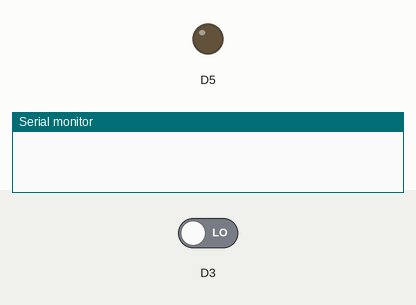
This sketch was run on a simulated ESP8266 (NodeMCU). Shown: output pins drawn as LEDs (lit = HIGH), the last lines printed to the serial monitor. Inputs (shaded band) come from the test bench; at power-on: D3 LOW.

Above: at 1.2 s.
1.3 s: D3 driven HIGH
At 2.8 s:
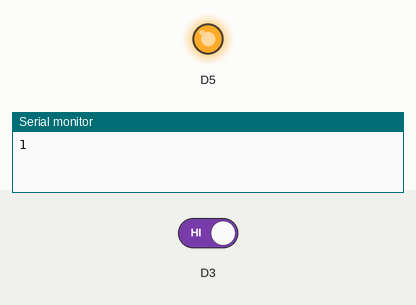
4.3 s: D3 driven LOW
At 5.5 s:
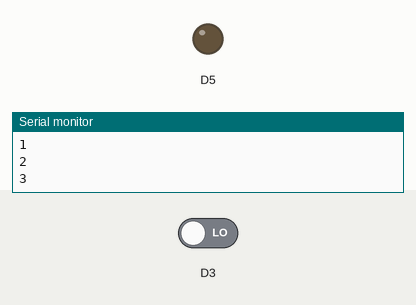
Timing chart, 0 to 7.3 s (numbered marks = the images above; inputs shaded):
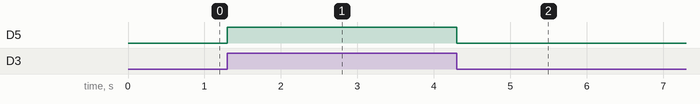

Measured:
- after the input at 1.3 s, D5: LOW → HIGH at once
- after the input at 4.3 s, D5: HIGH → LOW at once

The sketch:

0.ino
```cpp
int nomor = 0;
int state = 0;

void setup() {
  pinMode(D3, INPUT);
  pinMode(D5, OUTPUT);
  Serial.begin(115200);
}

void loop(){
  state = digitalRead(D3);
  if(state == 1) {
    digitalWrite(D5, HIGH);
    delay(1000);
    nomor++;
    Serial.println(nomor);
    digitalWrite(D5, LOW);
  }
  else {
    digitalWrite(D5, LOW);
  }
 }
```
